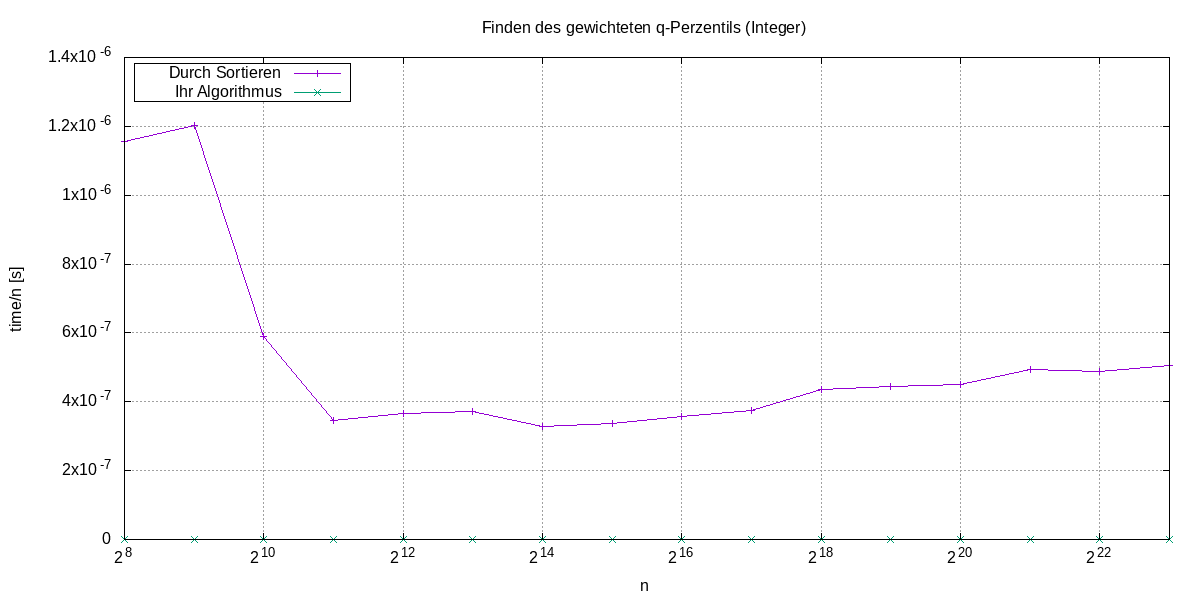

The script that saved this image:
f(x) = x
set grid
set logscale x 2
#set logscale y 10
set xlabel 'n'
set ylabel 'time/n [s]'
set format x "2^{%L}"
#set format y "10^{%L}"
set style data linespoints
set key top left box
set title "Finden des gewichteten q-Perzentils (Integer)"
set output "random.png"
set term png size 1200,600
plot [2**8:] \
     'random.data' using 1:($2/f($1)) title 'Durch Sortieren' , \
     'random.data' using 1:($3/f($1)) title 'Ihr Algorithmus' 
